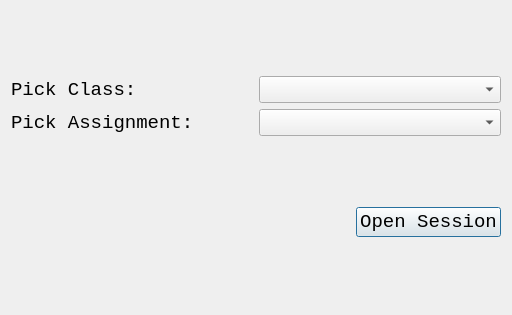
<?xml version="1.0" encoding="UTF-8"?>
<ui version="4.0">
 <class>SetupSessionDialog</class>
 <widget class="QDialog" name="SetupSessionDialog">
  <property name="geometry">
   <rect>
    <x>0</x>
    <y>0</y>
    <width>512</width>
    <height>315</height>
   </rect>
  </property>
  <property name="windowTitle">
   <string>Dialog</string>
  </property>
  <layout class="QGridLayout" name="gridLayout">
   <item row="0" column="0">
    <layout class="QVBoxLayout" name="verticalLayout">
     <item>
      <layout class="QHBoxLayout" name="horizontalLayout_3">
       <item>
        <widget class="QLabel" name="label">
         <property name="font">
          <font>
           <family>Monospace</family>
           <pointsize>14</pointsize>
          </font>
         </property>
         <property name="text">
          <string>Pick Class:</string>
         </property>
        </widget>
       </item>
       <item>
        <widget class="QComboBox" name="classComboBox">
         <property name="font">
          <font>
           <family>Monospace</family>
           <pointsize>12</pointsize>
          </font>
         </property>
        </widget>
       </item>
      </layout>
     </item>
     <item>
      <layout class="QHBoxLayout" name="horizontalLayout">
       <item>
        <widget class="QLabel" name="label_3">
         <property name="font">
          <font>
           <family>Monospace</family>
           <pointsize>14</pointsize>
          </font>
         </property>
         <property name="text">
          <string>Pick Assignment:</string>
         </property>
        </widget>
       </item>
       <item>
        <widget class="QComboBox" name="assignmentComboBox">
         <property name="font">
          <font>
           <family>Monospace</family>
           <pointsize>12</pointsize>
          </font>
         </property>
        </widget>
       </item>
      </layout>
     </item>
    </layout>
   </item>
   <item row="1" column="0" alignment="Qt::AlignRight">
    <widget class="QPushButton" name="openSessionButton">
     <property name="font">
      <font>
       <family>Monospace</family>
       <pointsize>14</pointsize>
      </font>
     </property>
     <property name="text">
      <string>Open Session</string>
     </property>
    </widget>
   </item>
  </layout>
 </widget>
 <resources/>
 <connections/>
</ui>
